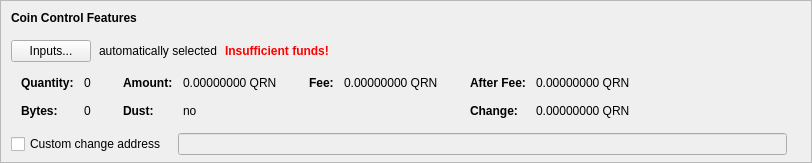
    <widget class="QFrame" name="frameCoinControl">
     <property name="sizePolicy">
      <sizepolicy hsizetype="Expanding" vsizetype="Expanding">
       <horstretch>0</horstretch>
       <verstretch>0</verstretch>
      </sizepolicy>
     </property>
     <property name="maximumSize">
      <size>
       <width>16777215</width>
       <height>16777215</height>
      </size>
     </property>
     <property name="frameShape">
      <enum>QFrame::StyledPanel</enum>
     </property>
     <property name="frameShadow">
      <enum>QFrame::Sunken</enum>
     </property>
     <layout class="QVBoxLayout" name="verticalLayoutCoinControl2">
      <property name="spacing">
       <number>0</number>
      </property>
      <property name="leftMargin">
       <number>0</number>
      </property>
      <property name="topMargin">
       <number>0</number>
      </property>
      <property name="rightMargin">
       <number>0</number>
      </property>
      <property name="bottomMargin">
       <number>6</number>
      </property>
      <item>
       <layout class="QVBoxLayout" name="verticalLayoutCoinControl" stretch="0,0,0,0,1">
        <property name="spacing">
         <number>0</number>
        </property>
        <property name="leftMargin">
         <number>10</number>
        </property>
        <property name="topMargin">
         <number>10</number>
        </property>
        <item>
         <layout class="QHBoxLayout" name="horizontalLayoutCoinControl1">
          <property name="bottomMargin">
           <number>15</number>
          </property>
          <item>
           <widget class="QLabel" name="labelCoinControlFeatures">
            <property name="sizePolicy">
             <sizepolicy hsizetype="Preferred" vsizetype="Maximum">
              <horstretch>0</horstretch>
              <verstretch>0</verstretch>
             </sizepolicy>
            </property>
            <property name="font">
             <font>
              <weight>75</weight>
              <bold>true</bold>
             </font>
            </property>
            <property name="styleSheet">
             <string notr="true">font-weight:bold;</string>
            </property>
            <property name="text">
             <string>Coin Control Features</string>
            </property>
           </widget>
          </item>
         </layout>
        </item>
        <item>
         <layout class="QHBoxLayout" name="horizontalLayoutCoinControl2" stretch="0,0,0,0">
          <property name="spacing">
           <number>8</number>
          </property>
          <property name="bottomMargin">
           <number>10</number>
          </property>
          <item>
           <widget class="QPushButton" name="pushButtonCoinControl">
            <property name="styleSheet">
             <string notr="true"/>
            </property>
            <property name="text">
             <string>Inputs...</string>
            </property>
            <property name="autoDefault">
             <bool>false</bool>
            </property>
           </widget>
          </item>
          <item>
           <widget class="QLabel" name="labelCoinControlAutomaticallySelected">
            <property name="text">
             <string>automatically selected</string>
            </property>
            <property name="margin">
             <number>5</number>
            </property>
           </widget>
          </item>
          <item>
           <widget class="QLabel" name="labelCoinControlInsuffFunds">
            <property name="font">
             <font>
              <weight>75</weight>
              <bold>true</bold>
             </font>
            </property>
            <property name="styleSheet">
             <string notr="true">color:red;font-weight:bold;</string>
            </property>
            <property name="text">
             <string>Insufficient funds!</string>
            </property>
            <property name="margin">
             <number>5</number>
            </property>
           </widget>
          </item>
          <item>
           <spacer name="horizontalSpacerCoinControl">
            <property name="orientation">
             <enum>Qt::Horizontal</enum>
            </property>
            <property name="sizeHint" stdset="0">
             <size>
              <width>40</width>
              <height>1</height>
             </size>
            </property>
           </spacer>
          </item>
         </layout>
        </item>
        <item>
         <widget class="QWidget" name="widgetCoinControl" native="true">
          <property name="sizePolicy">
           <sizepolicy hsizetype="Preferred" vsizetype="Preferred">
            <horstretch>0</horstretch>
            <verstretch>0</verstretch>
           </sizepolicy>
          </property>
          <property name="minimumSize">
           <size>
            <width>0</width>
            <height>0</height>
           </size>
          </property>
          <property name="styleSheet">
           <string notr="true"/>
          </property>
          <layout class="QHBoxLayout" name="horizontalLayoutCoinControl5">
           <property name="leftMargin">
            <number>0</number>
           </property>
           <property name="topMargin">
            <number>0</number>
           </property>
           <property name="rightMargin">
            <number>0</number>
           </property>
           <property name="bottomMargin">
            <number>0</number>
           </property>
           <item>
            <layout class="QHBoxLayout" name="horizontalLayoutCoinControl3" stretch="0,0,0,1">
             <property name="spacing">
              <number>20</number>
             </property>
             <property name="topMargin">
              <number>0</number>
             </property>
             <property name="bottomMargin">
              <number>10</number>
             </property>
             <item>
              <layout class="QFormLayout" name="formLayoutCoinControl1">
               <property name="horizontalSpacing">
                <number>10</number>
               </property>
               <property name="verticalSpacing">
                <number>14</number>
               </property>
               <property name="leftMargin">
                <number>10</number>
               </property>
               <property name="topMargin">
                <number>4</number>
               </property>
               <property name="rightMargin">
                <number>6</number>
               </property>
               <item row="0" column="0">
                <widget class="QLabel" name="labelCoinControlQuantityText">
                 <property name="font">
                  <font>
                   <weight>75</weight>
                   <bold>true</bold>
                  </font>
                 </property>
                 <property name="text">
                  <string>Quantity:</string>
                 </property>
                 <property name="margin">
                  <number>0</number>
                 </property>
                </widget>
               </item>
               <item row="0" column="1">
                <widget class="QLabel" name="labelCoinControlQuantity">
                 <property name="cursor">
                  <cursorShape>IBeamCursor</cursorShape>
                 </property>
                 <property name="contextMenuPolicy">
                  <enum>Qt::ActionsContextMenu</enum>
                 </property>
                 <property name="text">
                  <string notr="true">0</string>
                 </property>
                 <property name="margin">
                  <number>0</number>
                 </property>
                 <property name="textInteractionFlags">
                  <set>Qt::LinksAccessibleByMouse|Qt::TextSelectableByKeyboard|Qt::TextSelectableByMouse</set>
                 </property>
                </widget>
               </item>
               <item row="1" column="0">
                <widget class="QLabel" name="labelCoinControlBytesText">
                 <property name="font">
                  <font>
                   <weight>75</weight>
                   <bold>true</bold>
                  </font>
                 </property>
                 <property name="text">
                  <string>Bytes:</string>
                 </property>
                </widget>
               </item>
               <item row="1" column="1">
                <widget class="QLabel" name="labelCoinControlBytes">
                 <property name="cursor">
                  <cursorShape>IBeamCursor</cursorShape>
                 </property>
                 <property name="contextMenuPolicy">
                  <enum>Qt::ActionsContextMenu</enum>
                 </property>
                 <property name="text">
                  <string notr="true">0</string>
                 </property>
                 <property name="textInteractionFlags">
                  <set>Qt::LinksAccessibleByMouse|Qt::TextSelectableByKeyboard|Qt::TextSelectableByMouse</set>
                 </property>
                </widget>
               </item>
              </layout>
             </item>
             <item>
              <layout class="QFormLayout" name="formLayoutCoinControl2">
               <property name="horizontalSpacing">
                <number>10</number>
               </property>
               <property name="verticalSpacing">
                <number>14</number>
               </property>
               <property name="leftMargin">
                <number>6</number>
               </property>
               <property name="topMargin">
                <number>4</number>
               </property>
               <property name="rightMargin">
                <number>6</number>
               </property>
               <item row="0" column="0">
                <widget class="QLabel" name="labelCoinControlAmountText">
                 <property name="font">
                  <font>
                   <weight>75</weight>
                   <bold>true</bold>
                  </font>
                 </property>
                 <property name="text">
                  <string>Amount:</string>
                 </property>
                 <property name="margin">
                  <number>0</number>
                 </property>
                </widget>
               </item>
               <item row="0" column="1">
                <widget class="QLabel" name="labelCoinControlAmount">
                 <property name="cursor">
                  <cursorShape>IBeamCursor</cursorShape>
                 </property>
                 <property name="contextMenuPolicy">
                  <enum>Qt::ActionsContextMenu</enum>
                 </property>
                 <property name="text">
                  <string notr="true">0.00000000 QRN</string>
                 </property>
                 <property name="textInteractionFlags">
                  <set>Qt::LinksAccessibleByMouse|Qt::TextSelectableByKeyboard|Qt::TextSelectableByMouse</set>
                 </property>
                </widget>
               </item>
               <item row="1" column="0">
                <widget class="QLabel" name="labelCoinControlLowOutputText">
                 <property name="font">
                  <font>
                   <weight>75</weight>
                   <bold>true</bold>
                  </font>
                 </property>
                 <property name="text">
                  <string>Dust:</string>
                 </property>
                </widget>
               </item>
               <item row="1" column="1">
                <widget class="QLabel" name="labelCoinControlLowOutput">
                 <property name="cursor">
                  <cursorShape>IBeamCursor</cursorShape>
                 </property>
                 <property name="contextMenuPolicy">
                  <enum>Qt::ActionsContextMenu</enum>
                 </property>
                 <property name="text">
                  <string notr="true">no</string>
                 </property>
                 <property name="textInteractionFlags">
                  <set>Qt::LinksAccessibleByMouse|Qt::TextSelectableByKeyboard|Qt::TextSelectableByMouse</set>
                 </property>
                </widget>
               </item>
              </layout>
             </item>
             <item>
              <layout class="QFormLayout" name="formLayoutCoinControl3">
               <property name="horizontalSpacing">
                <number>10</number>
               </property>
               <property name="verticalSpacing">
                <number>14</number>
               </property>
               <property name="leftMargin">
                <number>6</number>
               </property>
               <property name="topMargin">
                <number>4</number>
               </property>
               <property name="rightMargin">
                <number>6</number>
               </property>
               <item row="0" column="0">
                <widget class="QLabel" name="labelCoinControlFeeText">
                 <property name="font">
                  <font>
                   <weight>75</weight>
                   <bold>true</bold>
                  </font>
                 </property>
                 <property name="text">
                  <string>Fee:</string>
                 </property>
                 <property name="margin">
                  <number>0</number>
                 </property>
                </widget>
               </item>
               <item row="0" column="1">
                <widget class="QLabel" name="labelCoinControlFee">
                 <property name="cursor">
                  <cursorShape>IBeamCursor</cursorShape>
                 </property>
                 <property name="contextMenuPolicy">
                  <enum>Qt::ActionsContextMenu</enum>
                 </property>
                 <property name="text">
                  <string notr="true">0.00000000 QRN</string>
                 </property>
                 <property name="textInteractionFlags">
                  <set>Qt::LinksAccessibleByMouse|Qt::TextSelectableByKeyboard|Qt::TextSelectableByMouse</set>
                 </property>
                </widget>
               </item>
             </layout>
             </item>
             <item>
              <layout class="QFormLayout" name="formLayoutCoinControl4">
               <property name="horizontalSpacing">
                <number>10</number>
               </property>
               <property name="verticalSpacing">
                <number>14</number>
               </property>
               <property name="leftMargin">
                <number>6</number>
               </property>
               <property name="topMargin">
                <number>4</number>
               </property>
               <property name="rightMargin">
                <number>6</number>
               </property>
               <item row="0" column="0">
                <widget class="QLabel" name="labelCoinControlAfterFeeText">
                 <property name="font">
                  <font>
                   <weight>75</weight>
                   <bold>true</bold>
                  </font>
                 </property>
                 <property name="text">
                  <string>After Fee:</string>
                 </property>
                 <property name="margin">
                  <number>0</number>
                 </property>
                </widget>
               </item>
               <item row="0" column="1">
                <widget class="QLabel" name="labelCoinControlAfterFee">
                 <property name="cursor">
                  <cursorShape>IBeamCursor</cursorShape>
                 </property>
                 <property name="contextMenuPolicy">
                  <enum>Qt::ActionsContextMenu</enum>
                 </property>
                 <property name="text">
                  <string notr="true">0.00000000 QRN</string>
                 </property>
                 <property name="textInteractionFlags">
                  <set>Qt::LinksAccessibleByMouse|Qt::TextSelectableByKeyboard|Qt::TextSelectableByMouse</set>
                 </property>
                </widget>
               </item>
               <item row="1" column="0">
                <widget class="QLabel" name="labelCoinControlChangeText">
                 <property name="font">
                  <font>
                   <weight>75</weight>
                   <bold>true</bold>
                  </font>
                 </property>
                 <property name="text">
                  <string>Change:</string>
                 </property>
                </widget>
               </item>
               <item row="1" column="1">
                <widget class="QLabel" name="labelCoinControlChange">
                 <property name="cursor">
                  <cursorShape>IBeamCursor</cursorShape>
                 </property>
                 <property name="contextMenuPolicy">
                  <enum>Qt::ActionsContextMenu</enum>
                 </property>
                 <property name="text">
                  <string notr="true">0.00000000 QRN</string>
                 </property>
                 <property name="textInteractionFlags">
                  <set>Qt::LinksAccessibleByMouse|Qt::TextSelectableByKeyboard|Qt::TextSelectableByMouse</set>
                 </property>
                </widget>
               </item>
              </layout>
             </item>
            </layout>
           </item>
          </layout>
         </widget>
        </item>
        <item>
         <layout class="QHBoxLayout" name="horizontalLayoutCoinControl4" stretch="0,0,0">
          <property name="spacing">
           <number>12</number>
          </property>
          <property name="sizeConstraint">
           <enum>QLayout::SetDefaultConstraint</enum>
          </property>
          <property name="topMargin">
           <number>5</number>
          </property>
          <property name="rightMargin">
           <number>5</number>
          </property>
          <item>
           <widget class="QCheckBox" name="checkBoxCoinControlChange">
            <property name="toolTip">
             <string>If this is activated, but the change address is empty or invalid, change will be sent to a newly generated address.</string>
            </property>
            <property name="text">
             <string>Custom change address</string>
            </property>
           </widget>
          </item>
          <item>
           <widget class="QValidatedLineEdit" name="lineEditCoinControlChange">
            <property name="enabled">
             <bool>false</bool>
            </property>
            <property name="sizePolicy">
             <sizepolicy hsizetype="Expanding" vsizetype="Fixed">
              <horstretch>0</horstretch>
              <verstretch>0</verstretch>
             </sizepolicy>
            </property>
           </widget>
          </item>
          <item>
           <widget class="QLabel" name="labelCoinControlChangeLabel">
            <property name="sizePolicy">
             <sizepolicy hsizetype="Preferred" vsizetype="Expanding">
              <horstretch>0</horstretch>
              <verstretch>0</verstretch>
             </sizepolicy>
            </property>
            <property name="minimumSize">
             <size>
              <width>0</width>
              <height>0</height>
             </size>
            </property>
            <property name="text">
             <string/>
            </property>
            <property name="margin">
             <number>3</number>
            </property>
           </widget>
          </item>
         </layout>
        </item>
        <item>
         <spacer name="verticalSpacerCoinControl">
          <property name="orientation">
           <enum>Qt::Vertical</enum>
          </property>
          <property name="sizeHint" stdset="0">
           <size>
            <width>800</width>
            <height>1</height>
           </size>
          </property>
         </spacer>
        </item>
       </layout>
      </item>
     </layout>
    </widget>
